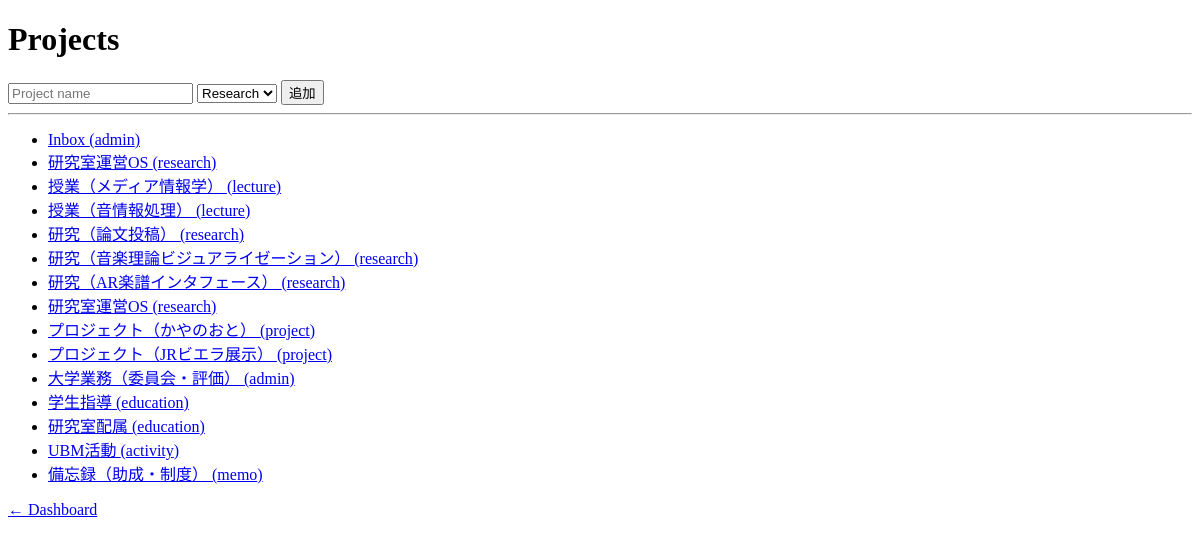
Page /projects on the earlier database version.
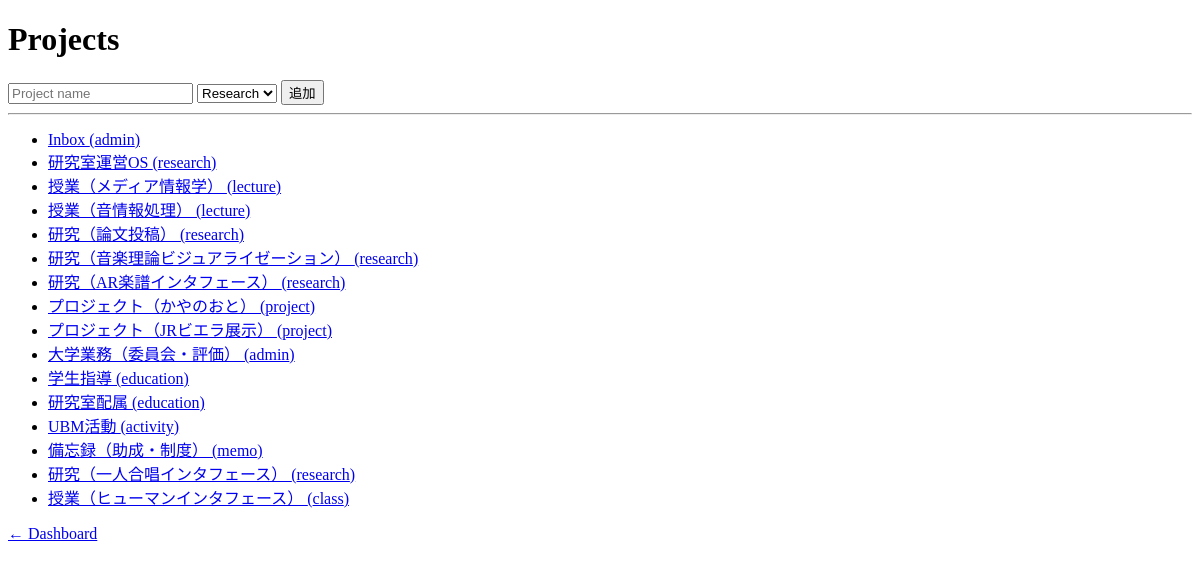
Same page on the later database version.
### tables this page shows
CREATE TABLE projects (
            id INTEGER PRIMARY KEY AUTOINCREMENT,
            name TEXT,
            type TEXT,
            status TEXT
        );

### flask_app.py (the view)
@app.route("/projects")
def projects():
    conn = get_db()
    c = conn.cursor()
    projects = fetch_all_projects(c)
    conn.close()
    return render_template("projects.html", projects=projects)

### flask_app.py (called while the page is built)
def get_db():
    BASE_DIR = os.path.dirname(os.path.abspath(__file__))
    conn = sqlite3.connect(
        os.path.join(BASE_DIR, "db.sqlite3"), timeout=5, check_same_thread=False
    )
    conn.row_factory = sqlite3.Row
    conn.execute("PRAGMA journal_mode=WAL;")
    conn.execute("PRAGMA busy_timeout=5000;")
    return conn

def fetch_all_projects(cursor):
    return cursor.execute("SELECT * FROM projects").fetchall()

### templates/projects.html (shortened to what this page needs)
<!DOCTYPE html>
<html>
<head>
</head>
<body>
<h1>Projects</h1>
<form action="/add_project" method="post">
    <input name="name" placeholder="Project name">
    <select name="type">
        <option value="research">Research</option>
    </select>
    <button type="submit">追加</button>
</form>
<hr>
<ul>
{% for p in projects %}
    <li>
        <a href="/project/{{ p[0] }}">
            {{ p[1] }} ({{ p[2] }})
        </a>
    </li>
{% endfor %}
</ul>
<a href="/">← Dashboard</a>
</body>
</html>

Differences in the rows shown:
removed projects: name "研究室運営OS", type "research"
added projects: name "研究（一人合唱インタフェース）", type "research"
added projects: name "授業（ヒューマンインタフェース）", type "class"
